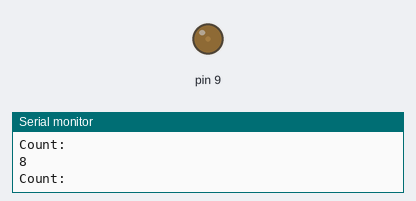
Recording of a sketch running on a simulated Arduino Uno, built with avr-gcc and run on an emulated ATmega328P. Shown: output pins drawn as LEDs (lit = HIGH), the last lines printed to the serial monitor. At 9.9 s the program stops and its outputs stay as they are.

Above: at 0.1 s.
At 9.9 s:
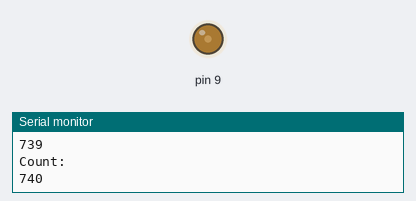
Timing chart, 0 to 11.4 s (numbered marks = the images above):
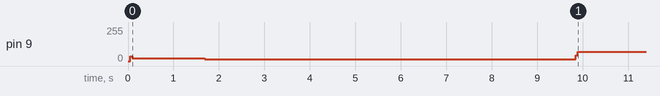

Measured:
- by itself, pin 9: 0/255 → 21/255 at 0.05 s, → 15/255 1.6 s later, → 70/255 8.2 s later

The sketch:

Servo.ino
```cpp
/*
void setup() {
  // put your setup code here, to run once:
pinMode(9, OUTPUT);
}

void loop() {
  // put your main code here, to run repeatedly:
analogWrite(9, 80);
delayMicroseconds(900);
analogWrite(9, 0);

//delayMicroseconds(800);
}*/
int count=0;
void setup() {
  // put your setup code here, to run once:
pinMode(9, OUTPUT);
Serial.begin(9600);
}

void loop() {
  // put your main code here, to run repeatedly:
  count++;
Serial.println("Count:");
Serial.println(count);
analogWrite(9, 80);
delayMicroseconds(19000);
analogWrite(9, 0);

delayMicroseconds(1000);

if(count==740)//117 a=110 b=740 c=780
{
  while(1)
  {

    analogWrite(9, 70);


   }
  }
}
```
